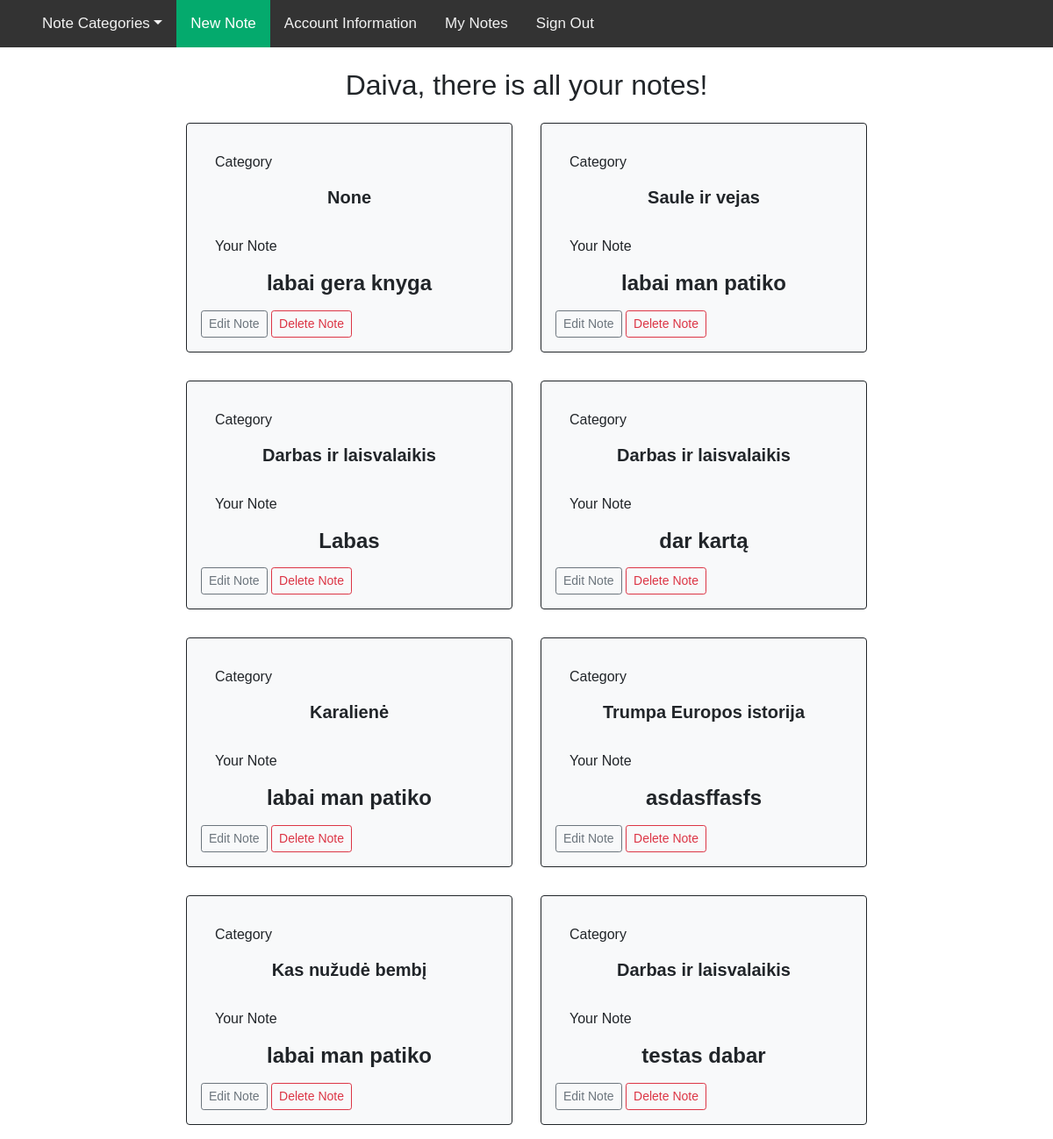
The page /read_review (signed in) on the database its author committed.
### main.py (models this page shows, shortened)
class User(db.Model, UserMixin):
    __tablename__ = 'user'
    id = db.Column(db.Integer, primary_key=True)
    first_name = db.Column(db.Integer, nullable=False)
    last_name = db.Column(db.String(100), nullable=False)
    email_address = db.Column(db.String(100), nullable=False, unique=True)
    password = db.Column(db.String(100), nullable=False)
    is_admin = db.Column(db.Boolean, nullable=False, default=False)

class Review(db.Model):
    __tablename__ = 'review'
    id = db.Column(db.Integer, primary_key=True)
    date_posted = db.Column(db.DateTime, nullable=False, default=datetime.utcnow)
    content = db.Column(db.Text, nullable=False)
    user_id = db.Column(db.Integer, db.ForeignKey('user.id'), nullable=False)
    user = db.relationship("User")
    books_id = db.Column(db.Integer, db.ForeignKey('books.id'))
    book_name = db.relationship("Books")

class Books(db.Model):
    __tablename__ = 'books'
    id = db.Column(db.Integer, primary_key=True)
    book_name = db.Column(db.String(100), nullable=False)
    image_file = db.Column(db.String(20), nullable=False, default='default.jpg')
    user_id = db.Column(db.Integer, db.ForeignKey("user.id"))
    user = db.relationship("User")
    author_id = db.Column(db.Integer, db.ForeignKey("author.id"))
    author = db.relationship("Author")
    def __repr__(self):
        return f'{self.book_name}'

### main.py (the view)
@app.route('/read_review')
@login_required
def read_review():
    try:
        reviews = Review.query.all()
    except:
        reviews = []
    return render_template("read_review.html", reviews=reviews)

### main.py (called while the page is built)
@login_manager.user_loader
def load_user(user_id):
    return User.query.get(user_id)

### templates/read_review.html (shortened to what this page needs)
{% extends "base.html" %}
{% block content %}
<div class="text-center">
    <h2 class="account-heading">{{ current_user.first_name }}, there is all your notes!</h2>
</div>
        <div class="content d-flex flex-wrap justify-content-center">
            {% for review in reviews %}
            {% if review.user.id == current_user.id %}
            <div class="col-5 col-sm-4 p-3 m-3 border border-dark rounded-2 bg-light">
                <div class="m-3">
                    <p>Category</p>
                    <h5 class="text-center"><strong>{{ review.book_name }}</strong></h5>
                    <p>Your Note</p>
                    <h4 class="text-center"><strong>{{ review.content }}</strong></h4>
                </div>
                <a href="{{ url_for('edit_review', id=review.id)}}" class="btn btn-outline-secondary btn-sm">Edit Note</a>
                <a href="{{ url_for('delete_review', id=review.id)}}" class="btn btn-outline-danger btn-sm">Delete Note</a>
            </div>
            {% endif %}
            {% endfor %}
        </div>
{% endblock %}

### templates/base.html (style rules this page uses)
body { margin: 0; font-family: Arial, Helvetica, sans-serif; }

### rows shown on the page
User: first_name "Daiva"
Review: book_name "None", content "labai gera knyga"
Review: book_name "Saule ir vejas", content "labai man patiko"
Review: book_name "Darbas ir laisvalaikis", content "Labas"
Review: book_name "Darbas ir laisvalaikis", content "dar kartą"
Review: book_name "Karalienė", content "labai man patiko"
Review: book_name "Trumpa Europos istorija", content "asdasffasfs"
Review: book_name "Kas nužudė bembį", content "labai man patiko"
Review: book_name "Darbas ir laisvalaikis", content "testas dabar"
